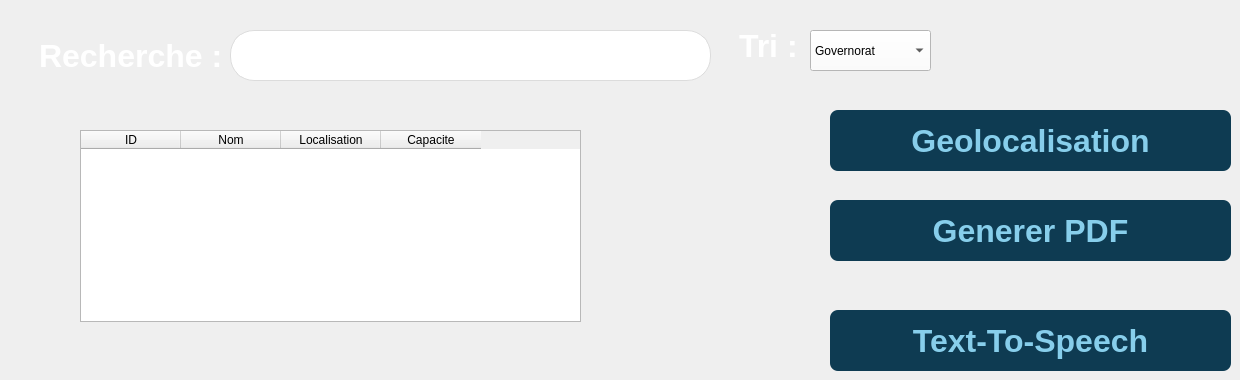
      <widget class="QWidget" name="afficherEtablissements">
       <widget class="QLabel" name="label_45">
        <property name="geometry">
         <rect>
          <x>10</x>
          <y>20</y>
          <width>241</width>
          <height>71</height>
         </rect>
        </property>
        <property name="styleSheet">
         <string notr="true">background: transparent;  
    border: none;  
    color: white;  
    font-weight: bold; 
    font-size: 32px; 
    padding: 10px 20px;  
    border-radius: 8px;  </string>
        </property>
        <property name="text">
         <string>Recherche :</string>
        </property>
       </widget>
       <widget class="QLineEdit" name="champRecherche_3">
        <property name="geometry">
         <rect>
          <x>230</x>
          <y>30</y>
          <width>481</width>
          <height>51</height>
         </rect>
        </property>
        <property name="styleSheet">
         <string notr="true">background : white;
selection-background-color: #4CAF50;
selection-color: white;
border: 1px solid #dcdcdc; 
border-radius: 24px; 
padding: 10px 20px; 
font-size: 16px;
font-family: 'Roboto', sans-serif;
color: #333; 
transition: all 0.3s ease; 
box-sizing: border-box;   outline: none; </string>
        </property>
       </widget>
       <widget class="QLabel" name="label_46">
        <property name="geometry">
         <rect>
          <x>710</x>
          <y>10</y>
          <width>111</width>
          <height>71</height>
         </rect>
        </property>
        <property name="styleSheet">
         <string notr="true">background: transparent;  
    border: none;  
    color: white;  
    font-weight: bold; 
    font-size: 32px; 
    padding: 10px 20px;  
    border-radius: 8px;  </string>
        </property>
        <property name="text">
         <string>Tri :</string>
        </property>
       </widget>
       <widget class="QComboBox" name="comboBox_3">
        <property name="geometry">
         <rect>
          <x>810</x>
          <y>30</y>
          <width>121</width>
          <height>41</height>
         </rect>
        </property>
        <property name="styleSheet">
         <string notr="true">background-color: rgb(255, 255, 255);
color: black;</string>
        </property>
        <item>
         <property name="text">
          <string>Governorat</string>
         </property>
        </item>
       </widget>
       <widget class="QPushButton" name="geoBTN">
        <property name="geometry">
         <rect>
          <x>830</x>
          <y>110</y>
          <width>401</width>
          <height>61</height>
         </rect>
        </property>
        <property name="styleSheet">
         <string notr="true">background: #0E3B52;  
    border: none;  
    color: skyblue;  
    font-weight: bold; 
    font-size: 32px; 
    padding: 10px 20px;  
    border-radius: 8px;  </string>
        </property>
        <property name="text">
         <string>Geolocalisation</string>
        </property>
       </widget>
       <widget class="QPushButton" name="pdfEtab">
        <property name="geometry">
         <rect>
          <x>830</x>
          <y>200</y>
          <width>401</width>
          <height>61</height>
         </rect>
        </property>
        <property name="styleSheet">
         <string notr="true">background: #0E3B52;  
    border: none;  
    color: skyblue;  
    font-weight: bold; 
    font-size: 32px; 
    padding: 10px 20px;  
    border-radius: 8px;  </string>
        </property>
        <property name="text">
         <string>Generer PDF</string>
        </property>
       </widget>
       <widget class="QPushButton" name="textSpchBTN">
        <property name="geometry">
         <rect>
          <x>830</x>
          <y>310</y>
          <width>401</width>
          <height>61</height>
         </rect>
        </property>
        <property name="styleSheet">
         <string notr="true">background: #0E3B52;  
    border: none;  
    color: skyblue;  
    font-weight: bold; 
    font-size: 32px; 
    padding: 10px 20px;  
    border-radius: 8px;  </string>
        </property>
        <property name="text">
         <string>Text-To-Speech</string>
        </property>
       </widget>
       <widget class="QTableWidget" name="tableWidget_3">
        <property name="geometry">
         <rect>
          <x>80</x>
          <y>130</y>
          <width>501</width>
          <height>192</height>
         </rect>
        </property>
        <column>
         <property name="text">
          <string>ID</string>
         </property>
        </column>
        <column>
         <property name="text">
          <string>Nom</string>
         </property>
        </column>
        <column>
         <property name="text">
          <string>Localisation</string>
         </property>
        </column>
        <column>
         <property name="text">
          <string>Capacite</string>
         </property>
        </column>
       </widget>
      </widget>
